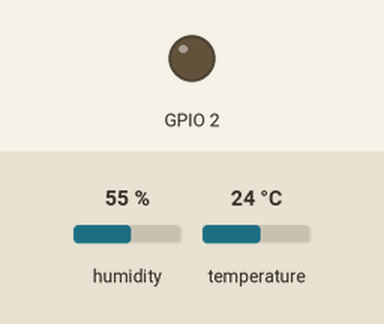
Simulated run of this sketch. Board: ESP32. Shown: output pins drawn as LEDs (lit = HIGH). The inputs (shaded band) are chosen by the test bench; at power-on: humidity 55 %, temperature 24 °C. WiFi joins after 1.5 s; servers stay silent unless stated; uploads are accepted with an empty reply; what the sketch prints to the serial monitor is not drawn.

Above: at 0.1 s.
At 1.6 s:
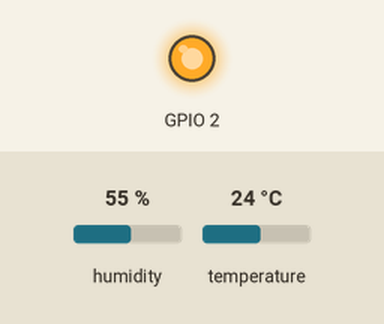
Timing chart, 0 to 3.1 s (numbered marks = the images above):
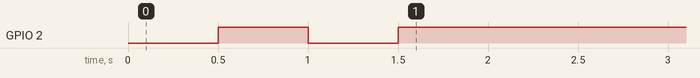

The sketch:

new_dust.ino
```cpp
#include <WiFi.h>
#include <HTTPClient.h>
#include <DHT.h>
#include <HardwareSerial.h>

// Pin configurations
struct Pins {
    static const uint8_t DHT = 4;
    static const uint8_t PMS_RX = 16;
    static const uint8_t PMS_TX = 17;
    static const uint8_t STATUS_LED = 2;
};

// Network configuration
struct NetworkConfig {
    static const char* SSID;
    static const char* PASSWORD;
    static const char* SERVER_URL;
};

const char* NetworkConfig::SSID = "4G-UFI-54C2";
const char* NetworkConfig::PASSWORD = "1234567890";
const char* NetworkConfig::SERVER_URL = "http://128.199.84.24:8000/api/device/678b630f969c66c0ea3c359f";

// Timing constants
struct Timing {
    static const unsigned long READING_INTERVAL = 60000;
    static const unsigned long DISPLAY_INTERVAL = 1000;
};

// Sensor readings structure
struct SensorData {
    float temperature;
    float humidity;
    float pm1;
    float pm25;
    float pm10;
    bool valid;

    SensorData(float t, float h, float p1, float p25, float p10) :
        temperature(t), humidity(h), pm1(p1), pm25(p25), pm10(p10) {
        valid = !isnan(t) && !isnan(h) && p1 >= 0 && p25 >= 0 && p10 >= 0;
    }
};

// Global objects
DHT dht(Pins::DHT, DHT11);
HardwareSerial pmSerial(2);

// Function to calculate median
float calculateMedian(float arr[], int size) {
    // Sorting array
    for (int i = 0; i < size - 1; i++) {
        for (int j = i + 1; j < size; j++) {
            if (arr[i] > arr[j]) {
                float temp = arr[i];
                arr[i] = arr[j];
                arr[j] = temp;
            }
        }
    }
    return arr[size / 2]; // Return the middle value
}

// Read PM values from PMS9103M and find the median
SensorData readSensors() {
    const int SAMPLES = 5;  // Number of readings for median calculation
    float tempSamples[SAMPLES];
    float humiditySamples[SAMPLES];
    float pm1Samples[SAMPLES];
    float pm25Samples[SAMPLES];
    float pm10Samples[SAMPLES];

    for (int i = 0; i < SAMPLES; i++) {
        tempSamples[i] = dht.readTemperature();
        humiditySamples[i] = dht.readHumidity();
        float pm1 = 0, pm25 = 0, pm10 = 0;

        if (pmSerial.available()) {
            byte buffer[32];
            int index = 0;
            while (pmSerial.available() && index < 32) {
                buffer[index++] = pmSerial.read();
            }

            if (index >= 10 && buffer[0] == 0x42 && buffer[1] == 0x4D) {
                pm1 = ((buffer[4] << 8) | buffer[5]) * 10;
                pm25 = ((buffer[6] << 8) | buffer[7]) * 10;
                pm10 = ((buffer[8] << 8) | buffer[9]) * 10;
            }
        }

        pm1Samples[i] = pm1;
        pm25Samples[i] = pm25;
        pm10Samples[i] = pm10;

        delay(200); // Short delay between readings
    }

    // Compute median
    float tempMedian = calculateMedian(tempSamples, SAMPLES);
    float humidityMedian = calculateMedian(humiditySamples, SAMPLES);
    float pm1Median = calculateMedian(pm1Samples, SAMPLES);
    float pm25Median = calculateMedian(pm25Samples, SAMPLES);
    float pm10Median = calculateMedian(pm10Samples, SAMPLES);

    return SensorData(tempMedian, humidityMedian, pm1Median, pm25Median, pm10Median);
}

void connectToWiFi() {
    Serial.print("Connecting to WiFi");
    WiFi.begin(NetworkConfig::SSID, NetworkConfig::PASSWORD);

    while (WiFi.status() != WL_CONNECTED) {
        delay(500);
        Serial.print(".");
        digitalWrite(Pins::STATUS_LED, !digitalRead(Pins::STATUS_LED));
    }

    digitalWrite(Pins::STATUS_LED, HIGH);
    Serial.println("\nConnected to WiFi!");
}

bool sendToServer(const SensorData& data) {
    String payload = "{";
    payload += "\"temperature\":" + String(data.temperature, 2) + ",";
    payload += "\"humidity\":" + String(data.humidity, 2) + ",";
    payload += "\"pm1\":" + String(data.pm1, 2) + ",";
    payload += "\"pm25\":" + String(data.pm25, 2) + ",";
    payload += "\"pm10\":" + String(data.pm10, 2) + "}";

    HTTPClient http;
    http.begin(NetworkConfig::SERVER_URL);
    http.addHeader("Content-Type", "application/json");

    int httpCode = http.POST(payload);
    bool success = httpCode > 0;

    if (success) {
        Serial.printf("HTTP Response: %d\n", httpCode);
        digitalWrite(Pins::STATUS_LED, HIGH);
    } else {
        Serial.printf("HTTP Error: %d\n", httpCode);
        digitalWrite(Pins::STATUS_LED, LOW);
    }
    http.end();
    return success;
}

void displayReadings(const SensorData& data) {
    Serial.println("\n=========================================");
    Serial.printf("Temperature: %.1f°C\n", data.temperature);
    Serial.printf("Humidity   : %.1f%%\n", data.humidity);
    Serial.printf("PM1.0      : %.1f µg/m³\n", data.pm1);
    Serial.printf("PM2.5      : %.1f µg/m³\n", data.pm25);
    Serial.printf("PM10       : %.1f µg/m³\n", data.pm10);
    Serial.println("=========================================");
}

void setup() {
    Serial.begin(115200);
    pmSerial.begin(9600, SERIAL_8N1, Pins::PMS_RX, Pins::PMS_TX);
    pinMode(Pins::STATUS_LED, OUTPUT);
    digitalWrite(Pins::STATUS_LED, LOW);
    dht.begin();
    connectToWiFi();
}

void loop() {
    static unsigned long lastReadingTime = 0;
    static unsigned long lastDisplayTime = 0;
    unsigned long currentTime = millis();

    if (currentTime - lastDisplayTime >= Timing::DISPLAY_INTERVAL) {
        lastDisplayTime = currentTime;
        displayReadings(readSensors());
    }

    if (currentTime - lastReadingTime >= Timing::READING_INTERVAL) {
        lastReadingTime = currentTime;
        SensorData currentData = readSensors();
        if (currentData.valid) {
            sendToServer(currentData);
        }
    }
}
```
